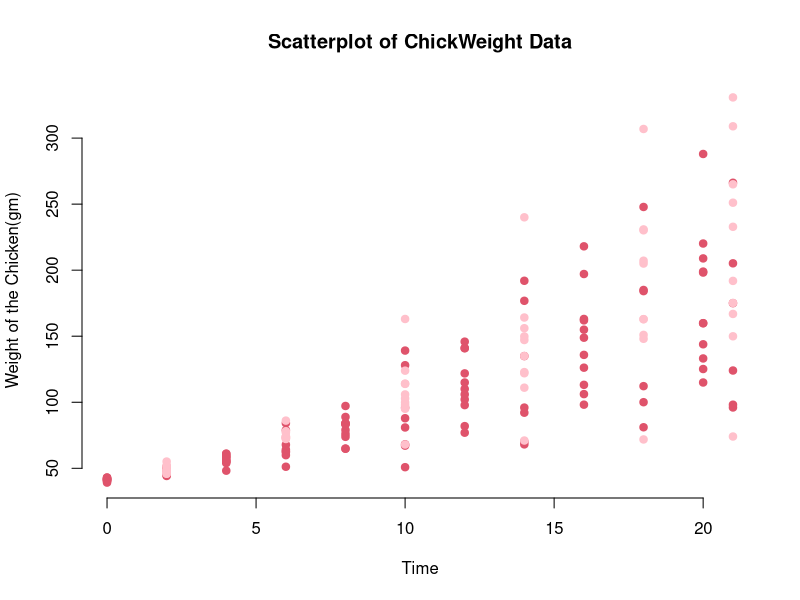

Recreate this plot in R.
## ---- chunk 1
knitr::opts_chunk$set(echo = FALSE)
## ---- chunk 2
data("ChickWeight")
dt <- ChickWeight[ChickWeight$Diet == c("1","2"),]
summary(dt)
## ---- chunk 3

data("ChickWeight")
plot(jitter(dt$weight) ~ dt$Time,xlab="Time",ylab="Weight of the Chicken(gm)",main="Scatterplot of ChickWeight Data",pch=19,frame.plot=FALSE,col=ifelse(dt$Diet=="1","2", "pink"))
legend(65,80,pch=c(19,19),col=c("pink","light blue"),c("1", "2"),bty="o",cex=.8)
